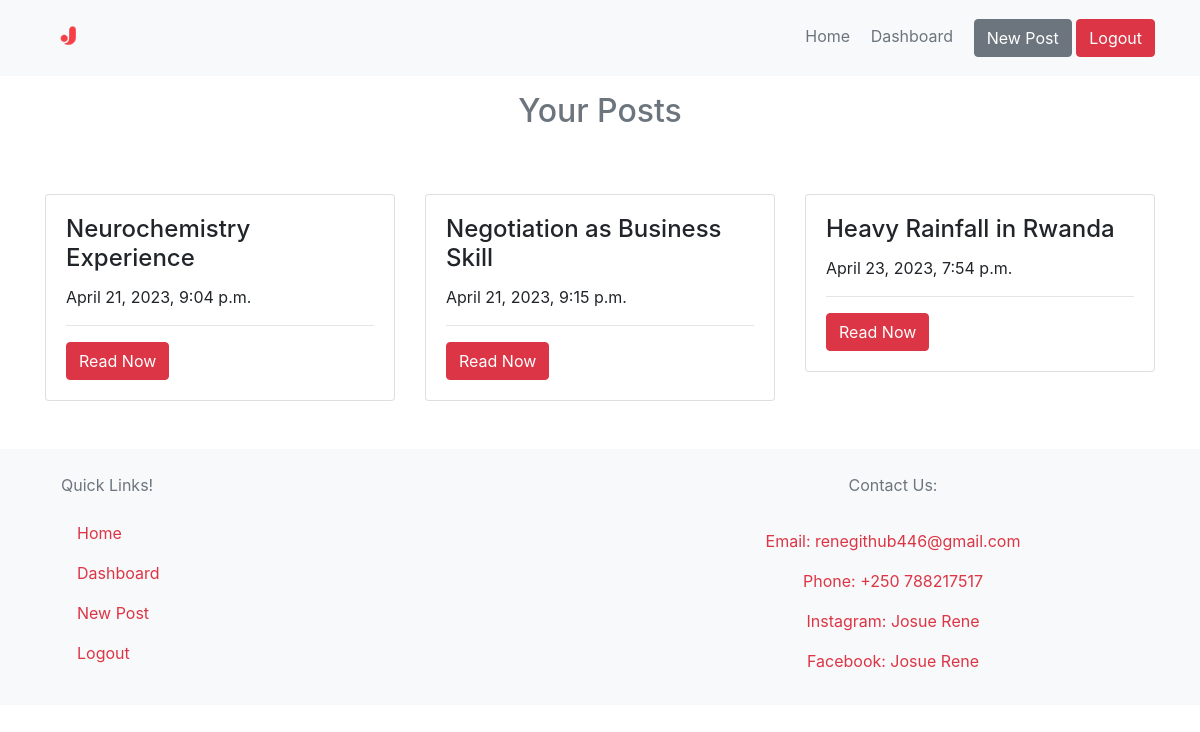
The page /JorenBlog/post/dashboard/ (signed in) on the database its author committed.
### post/models.py (models this page shows)
class Post(models.Model):
    type = models.ForeignKey(Type, related_name='posts', on_delete=models.CASCADE)
    title = models.CharField(max_length=500, null=False, blank=False)
    description = models.TextField(blank=False, null=False)
    created_by = models.ForeignKey(User, related_name='posts', on_delete=models.CASCADE)
    created_at = models.DateTimeField(auto_now_add=True)

### post/views.py (the view)
# urls.py: path('dashboard/', views.dashboard, name="dashboard")
@login_required
def dashboard(request):
    posts = Post.objects.filter(created_by=request.user)
    return render(request, 'post/dashboard.html', {
        'posts': posts
    })

### post/templates/post/dashboard.html (shortened to what this page needs)
{% extends 'authenticate/base.html' %}
{% block content %}
<div class="container">
    <h2 class="text-muted pt-3 pb-3 text-center"> Your Posts</h2>
    <div class="row mt-5">
    {% if posts %}
    {% for post in posts %}
    <div class="col-md-4">
        <div class="card mb-5">
            <div class="card-body">
             <h4 class="card-title"> {{ post.title }} </h4>
             <p class="card-text"> {{ post.created_at }} </p>
             <hr>
             <a href="{% url 'post:detail' post.id %}" class="btn btn-danger btn-md"> Read Now </a>
            </div>
        </div>
    </div>
    {% endfor %}
    {% else %}
    <div class="container-fluid text-center">
        <p class="text-muted"> Sorry, you've got no post yet! Click Here to Create One.</p>
        <a href="{% url 'post:new' %}" class="btn btn-danger"> New Post </a>
    </div>
    {% endif %}
    </div>
</div>
{% endblock %}

### rows shown on the page
Post: title "Neurochemistry Experience", created_at "April 21, 2023, 9:04 p.m."
Post: title "Negotiation as Business Skill", created_at "April 21, 2023, 9:15 p.m."
Post: title "Heavy Rainfall in Rwanda", created_at "April 23, 2023, 7:54 p.m."
